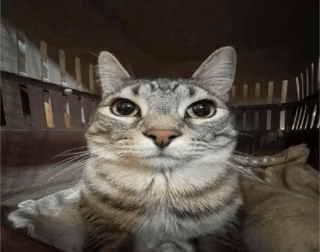
#> input picture linux/prebuilt/root/usr/share/wallpaper-cat-look.ppm, 320 x 252 px, given in place of wallpaper-fox.ppm, which was not available
$ python make_test_pictures.py ../linux/prebuilt/root/usr/share/wallpaper-cat-look.ppm ../linux/prebuilt/root/usr/share/wallpaper-cat-stare-cat-st.ppm
#> lines starting #> are read from the running program, lines starting #| are printed output that depends on the picture
"""Makes the image's two test pictures and checks the guest's decoder against Pillow's.

    python tools/make_test_pictures.py            the pictures, into linux/apps/pictures
    python tools/make_test_pictures.py --check    builds linux/apps/ui_image.h for this computer (gcc in
                                                  WSL), decodes both and compares with Pillow; prints
                                                  the sums `NXVIEW_SUM=1 nxview --decode` must print

The pictures are cut from the desktop's own picture (linux/prebuilt's wallpaper): a PNG of
8-bit colours and a baseline JPEG with its colours at half size, the common kinds.
"""
import os, subprocess, sys
from PIL import Image

HERE = os.path.dirname(os.path.dirname(os.path.abspath(__file__)))
OUT = os.path.join(HERE, 'linux', 'apps', 'pictures')
SOURCE = os.path.join(HERE, 'linux', 'prebuilt', 'root', 'usr', 'share', 'wallpaper-fox.ppm')

STUB = r'''
#include <stdint.h>
#include <stdlib.h>
typedef uint32_t (*mcw_fn)(uint32_t a0, uint32_t a1);
static int mcw_open(int n) { (void)n; return 0; }
static void mcw_close(void) {}
static void *mcw_alloc(unsigned n) { return calloc(1, (n + 15) & ~15u); }
static void mcw_touch(void *m, unsigned n) { (void)m; (void)n; }
static void mcw_post(int k, mcw_fn f, uint32_t a, uint32_t b) { (void)k; (void)f; (void)a; (void)b; }
static int mcw_wait(int k) { (void)k; return 0; }
'''

MAIN = r'''
#include "ui_image.h"
int main(int argc, char **argv) {
    int w, h;
    const char *why = ui_image_to_ppm(argv[1], argv[2], &w, &h, 0);
    if (why) { fprintf(stderr, "%s: %s\n", argv[1], why); return 1; }
    FILE *f = fopen(argv[2], "rb");
    unsigned sum = 0, n = 0; int c;
    while ((c = fgetc(f)) != EOF) sum = (sum << 5 | sum >> 27) ^ (unsigned)c, n++;
    printf("%s: %d x %d, sum %08x of %u bytes\n", argv[1], w, h, sum, n);
    return 0;
}
'''


def make():
    os.makedirs(OUT, exist_ok=True)
    picture = Image.open(SOURCE).convert('RGB')
#> picture is the input picture: PIL image 320x252 RGB; mean R, G, B 79.4, 72.3, 63.2
    w, h = picture.size
#> w = 320; h = 252
    side = min(w, h)
#> side = 252
    picture = picture.crop(((w - side * 4 // 3) // 2 if side * 4 // 3 <= w else 0, 0, (w + side * 4 // 3) // 2 if side * 4 // 3 <= w else w, side))
    picture = picture.resize((640, 480), Image.LANCZOS)
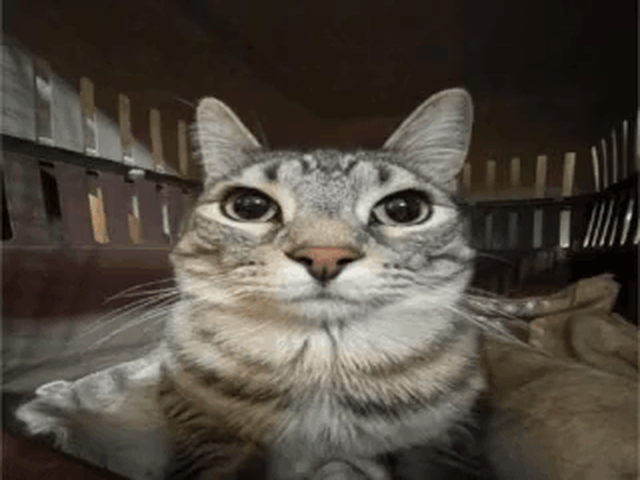
#> picture: PIL image 640x480 RGB; mean R, G, B 79.4, 72.4, 63.2
    picture.save(os.path.join(OUT, 'picture-fox.png'), optimize=True)
    picture.save(os.path.join(OUT, 'picture-fox.jpg'), quality=85, subsampling='4:2:0', progressive=False)
    for name in ('picture-fox.png', 'picture-fox.jpg'):
        print(name, os.path.getsize(os.path.join(OUT, name)), 'bytes')


def wsl(path):
    path = os.path.abspath(path).replace('\\', '/')
    return '/mnt/' + path[0].lower() + path[2:]


def check():
    build = os.path.join(HERE, 'build', 'ui_image_test')
    os.makedirs(build, exist_ok=True)
    open(os.path.join(build, 'mcw.h'), 'w', newline='\n').write(STUB)
    open(os.path.join(build, 'main.c'), 'w', newline='\n').write(MAIN)
    subprocess.check_call(['wsl', '-e', 'gcc', '-O2', '-w', '-I' + wsl(build), '-I' + wsl(os.path.join(HERE, 'linux', 'apps')),
                           wsl(os.path.join(build, 'main.c')), '-o', wsl(os.path.join(build, 'decode'))])
    for name in ('picture-fox.png', 'picture-fox.jpg'):
        out = os.path.join(build, name + '.ppm')
        print(subprocess.check_output(['wsl', '-e', wsl(os.path.join(build, 'decode')), wsl(os.path.join(OUT, name)), wsl(out)]).decode().strip())
        ours = Image.open(out).convert('RGB')
        theirs = Image.open(os.path.join(OUT, name)).convert('RGB')
        assert ours.size == theirs.size, (ours.size, theirs.size)
        a, b = ours.tobytes(), theirs.tobytes()
        worst = max(abs(x - y) for x, y in zip(a, b))
        off = sum(1 for x, y in zip(a, b) if abs(x - y) > 2)
        print('  against Pillow: the largest difference is %d levels; %d of %d bytes differ by more than 2' % (worst, off, len(a)))


if __name__ == '__main__':
    if '--check' in sys.argv:
        check()
    else:
        make()

$ run again, on linux/prebuilt/root/usr/share/wallpaper-cat-stare-cat-st.ppm
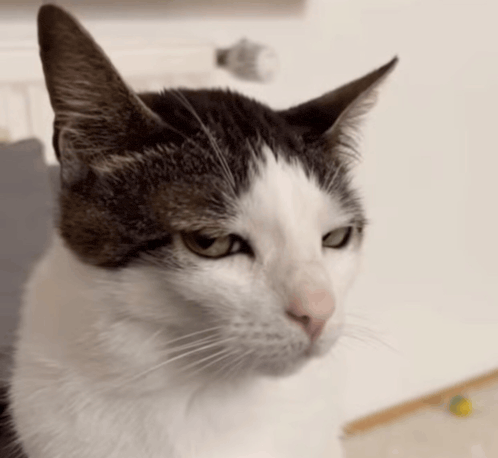
#> input picture linux/prebuilt/root/usr/share/wallpaper-cat-stare-cat-st.ppm, 498 x 458 px, given in place of wallpaper-fox.ppm, which was not available
#> in make, picture is the input picture: PIL image 498x458 RGB; mean R, G, B 166, 152.7, 143
#> in make, `picture = picture.resize((640, 480), Image.LANCZOS)`:
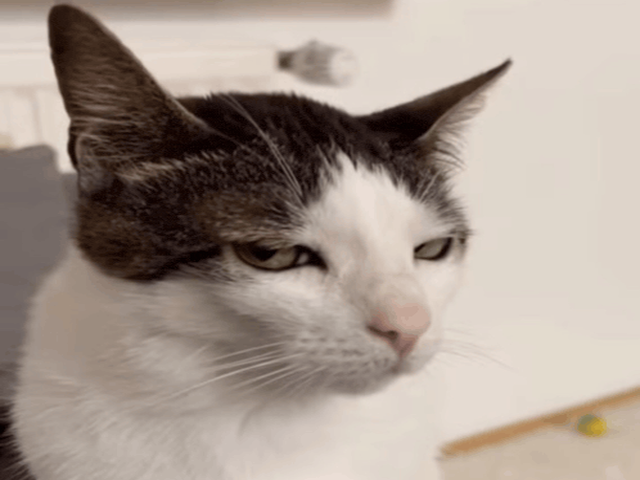
#> picture: PIL image 640x480 RGB; mean R, G, B 166, 152.7, 143

$ run again, on linux/prebuilt/root/usr/share/wallpaper-photo-1474511320.ppm
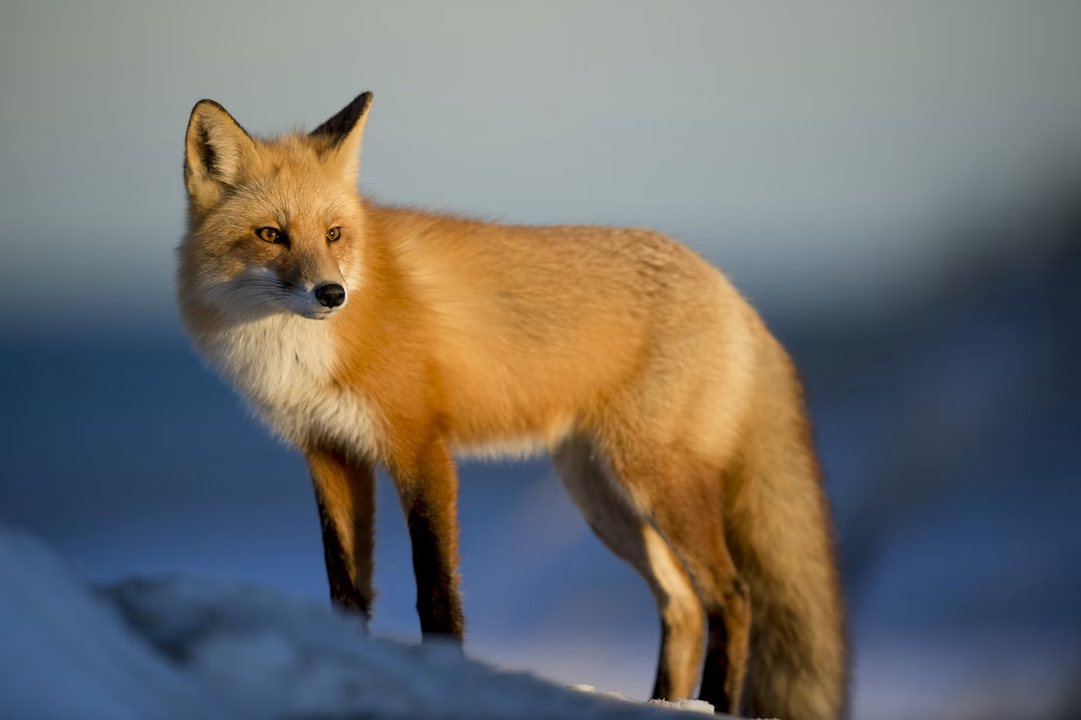
#> input picture linux/prebuilt/root/usr/share/wallpaper-photo-1474511320.ppm, 1081 x 720 px, given in place of wallpaper-fox.ppm, which was not available
#> in make, picture is the input picture: PIL image 1081x720 RGB; mean R, G, B 112.9, 111.2, 108.2
#> in make, `picture = picture.crop(((w - side * 4 // 3) // 2 if side * 4 // 3 <= w..`:
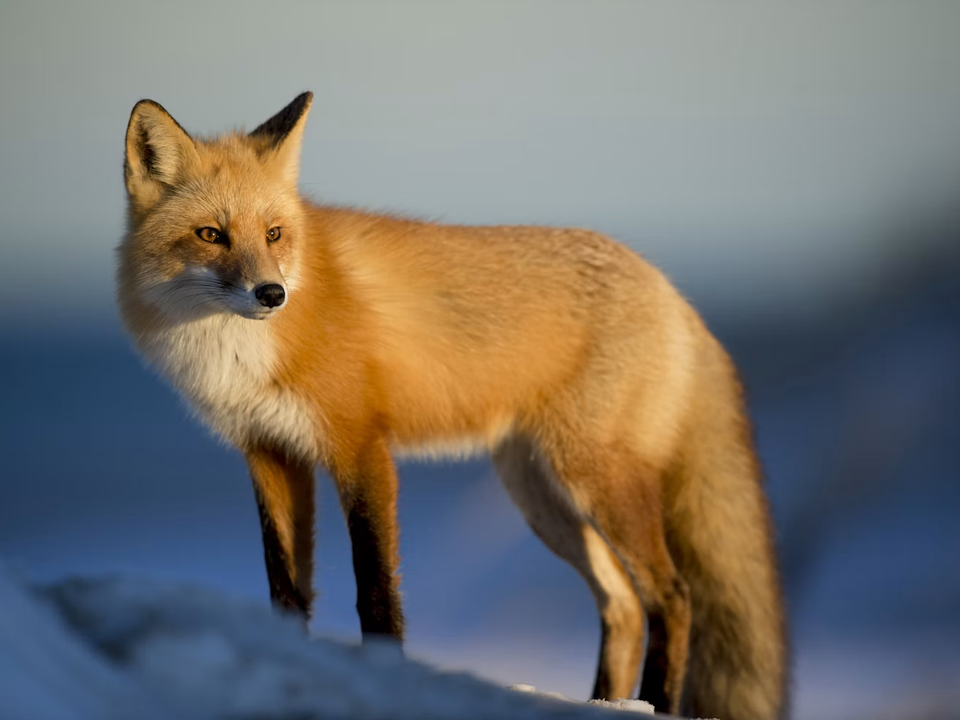
#> picture: PIL image 960x720 RGB; mean R, G, B 118.2, 114.3, 108.6
